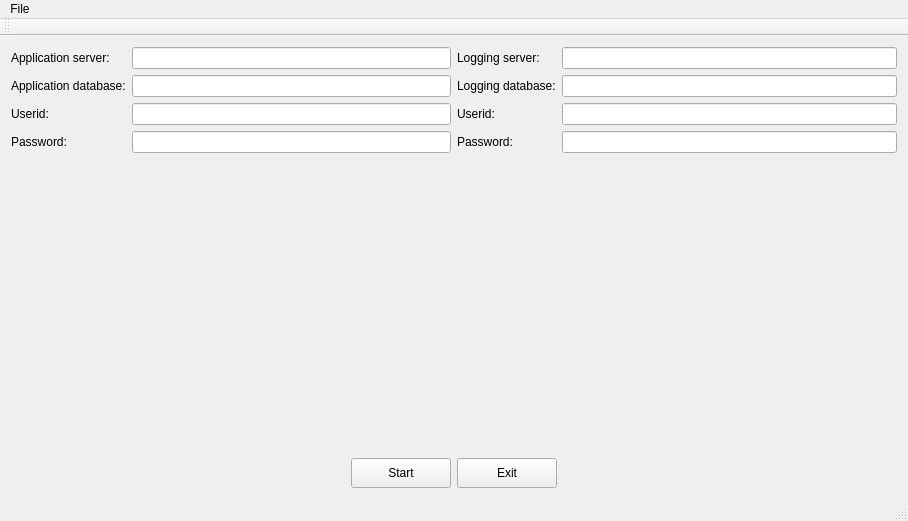
<?xml version="1.0" encoding="UTF-8"?>
<ui version="4.0">
 <class>MainWindow</class>
 <widget class="QMainWindow" name="MainWindow">
  <property name="geometry">
   <rect>
    <x>0</x>
    <y>0</y>
    <width>908</width>
    <height>521</height>
   </rect>
  </property>
  <property name="windowTitle">
   <string>MainWindow</string>
  </property>
  <widget class="QWidget" name="centralWidget">
   <layout class="QVBoxLayout" name="verticalLayout">
    <item>
     <layout class="QHBoxLayout" name="DatabaseLoggingLayout">
      <item>
       <layout class="QFormLayout" name="DatabaseForm">
        <item row="0" column="0">
         <widget class="QLabel" name="applicationServerLabel">
          <property name="text">
           <string>Application server:</string>
          </property>
         </widget>
        </item>
        <item row="0" column="1">
         <widget class="QLineEdit" name="applicationServerLineEdit"/>
        </item>
        <item row="1" column="0">
         <widget class="QLabel" name="applicationDatabaseLabel">
          <property name="text">
           <string>Application database:</string>
          </property>
         </widget>
        </item>
        <item row="1" column="1">
         <widget class="QLineEdit" name="applicationDatabaseLineEdit"/>
        </item>
        <item row="2" column="0">
         <widget class="QLabel" name="useridLabel">
          <property name="text">
           <string>Userid:</string>
          </property>
         </widget>
        </item>
        <item row="2" column="1">
         <widget class="QLineEdit" name="useridLineEdit"/>
        </item>
        <item row="3" column="0">
         <widget class="QLabel" name="passwordLabel">
          <property name="text">
           <string>Password:</string>
          </property>
         </widget>
        </item>
        <item row="3" column="1">
         <widget class="QLineEdit" name="passwordLineEdit"/>
        </item>
       </layout>
      </item>
      <item>
       <layout class="QFormLayout" name="LoggingForm">
        <item row="0" column="1">
         <widget class="QLineEdit" name="loggingServerLineEdit"/>
        </item>
        <item row="0" column="0">
         <widget class="QLabel" name="loggingServerLabel">
          <property name="text">
           <string>Logging server:</string>
          </property>
         </widget>
        </item>
        <item row="1" column="0">
         <widget class="QLabel" name="loggingDatabaseLabel">
          <property name="text">
           <string>Logging database:</string>
          </property>
         </widget>
        </item>
        <item row="1" column="1">
         <widget class="QLineEdit" name="loggingDatabaseLineEdit"/>
        </item>
        <item row="2" column="0">
         <widget class="QLabel" name="useridLabel_2">
          <property name="text">
           <string>Userid:</string>
          </property>
         </widget>
        </item>
        <item row="2" column="1">
         <widget class="QLineEdit" name="useridLineEdit_2"/>
        </item>
        <item row="3" column="0">
         <widget class="QLabel" name="passwordLabel_2">
          <property name="text">
           <string>Password:</string>
          </property>
         </widget>
        </item>
        <item row="3" column="1">
         <widget class="QLineEdit" name="passwordLineEdit_2"/>
        </item>
       </layout>
      </item>
     </layout>
    </item>
    <item>
     <layout class="QHBoxLayout" name="buttonslayout">
      <item>
       <spacer name="horizontalSpacer">
        <property name="orientation">
         <enum>Qt::Horizontal</enum>
        </property>
        <property name="sizeHint" stdset="0">
         <size>
          <width>188</width>
          <height>20</height>
         </size>
        </property>
       </spacer>
      </item>
      <item>
       <widget class="QPushButton" name="btnStart">
        <property name="minimumSize">
         <size>
          <width>100</width>
          <height>30</height>
         </size>
        </property>
        <property name="text">
         <string>Start</string>
        </property>
       </widget>
      </item>
      <item>
       <widget class="QPushButton" name="btnExit">
        <property name="minimumSize">
         <size>
          <width>100</width>
          <height>30</height>
         </size>
        </property>
        <property name="text">
         <string>Exit</string>
        </property>
       </widget>
      </item>
      <item>
       <spacer name="horizontalSpacer_2">
        <property name="orientation">
         <enum>Qt::Horizontal</enum>
        </property>
        <property name="sizeHint" stdset="0">
         <size>
          <width>238</width>
          <height>20</height>
         </size>
        </property>
       </spacer>
      </item>
     </layout>
    </item>
   </layout>
  </widget>
  <widget class="QMenuBar" name="menuBar">
   <property name="geometry">
    <rect>
     <x>0</x>
     <y>0</y>
     <width>908</width>
     <height>22</height>
    </rect>
   </property>
   <widget class="QMenu" name="menuFile">
    <property name="title">
     <string>File</string>
    </property>
    <widget class="QMenu" name="menuOpen_import">
     <property name="title">
      <string>Open import</string>
     </property>
     <addaction name="actionGas"/>
     <addaction name="actionElectricity"/>
     <addaction name="actionWater"/>
    </widget>
    <addaction name="menuOpen_import"/>
    <addaction name="actionExit"/>
   </widget>
   <addaction name="menuFile"/>
  </widget>
  <widget class="QToolBar" name="mainToolBar">
   <attribute name="toolBarArea">
    <enum>TopToolBarArea</enum>
   </attribute>
   <attribute name="toolBarBreak">
    <bool>false</bool>
   </attribute>
  </widget>
  <widget class="QStatusBar" name="statusBar"/>
  <action name="actionGas">
   <property name="text">
    <string>Gas</string>
   </property>
  </action>
  <action name="actionExit">
   <property name="text">
    <string>Exit</string>
   </property>
  </action>
  <action name="actionElectricity">
   <property name="text">
    <string>Electricity</string>
   </property>
  </action>
  <action name="actionWater">
   <property name="text">
    <string>Water</string>
   </property>
  </action>
 </widget>
 <layoutdefault spacing="6" margin="11"/>
 <resources/>
 <connections/>
</ui>
